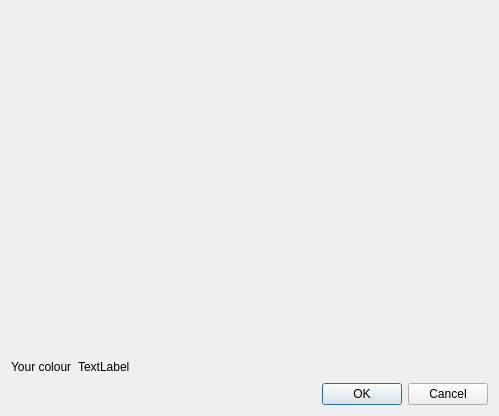
<?xml version="1.0" encoding="UTF-8"?>
<ui version="4.0">
 <class>GameInvitation</class>
 <widget class="QDialog" name="GameInvitation">
  <property name="geometry">
   <rect>
    <x>0</x>
    <y>0</y>
    <width>499</width>
    <height>416</height>
   </rect>
  </property>
  <property name="windowTitle">
   <string>Dialog</string>
  </property>
  <layout class="QVBoxLayout" name="verticalLayout">
   <item>
    <spacer name="verticalSpacer">
     <property name="orientation">
      <enum>Qt::Vertical</enum>
     </property>
     <property name="sizeHint" stdset="0">
      <size>
       <width>20</width>
       <height>40</height>
      </size>
     </property>
    </spacer>
   </item>
   <item>
    <layout class="QHBoxLayout" name="horizontalLayout">
     <item>
      <widget class="QLabel" name="colourLabelText">
       <property name="text">
        <string>Your colour</string>
       </property>
      </widget>
     </item>
     <item>
      <widget class="QLabel" name="colourLabelImage">
       <property name="text">
        <string>TextLabel</string>
       </property>
      </widget>
     </item>
     <item>
      <spacer name="horizontalSpacer">
       <property name="orientation">
        <enum>Qt::Horizontal</enum>
       </property>
       <property name="sizeHint" stdset="0">
        <size>
         <width>40</width>
         <height>20</height>
        </size>
       </property>
      </spacer>
     </item>
    </layout>
   </item>
   <item>
    <widget class="QDialogButtonBox" name="buttonBox">
     <property name="orientation">
      <enum>Qt::Horizontal</enum>
     </property>
     <property name="standardButtons">
      <set>QDialogButtonBox::Cancel|QDialogButtonBox::Ok</set>
     </property>
    </widget>
   </item>
  </layout>
 </widget>
 <resources/>
 <connections>
  <connection>
   <sender>buttonBox</sender>
   <signal>accepted()</signal>
   <receiver>GameInvitation</receiver>
   <slot>accept()</slot>
   <hints>
    <hint type="sourcelabel">
     <x>248</x>
     <y>254</y>
    </hint>
    <hint type="destinationlabel">
     <x>157</x>
     <y>274</y>
    </hint>
   </hints>
  </connection>
  <connection>
   <sender>buttonBox</sender>
   <signal>rejected()</signal>
   <receiver>GameInvitation</receiver>
   <slot>reject()</slot>
   <hints>
    <hint type="sourcelabel">
     <x>316</x>
     <y>260</y>
    </hint>
    <hint type="destinationlabel">
     <x>286</x>
     <y>274</y>
    </hint>
   </hints>
  </connection>
 </connections>
</ui>
